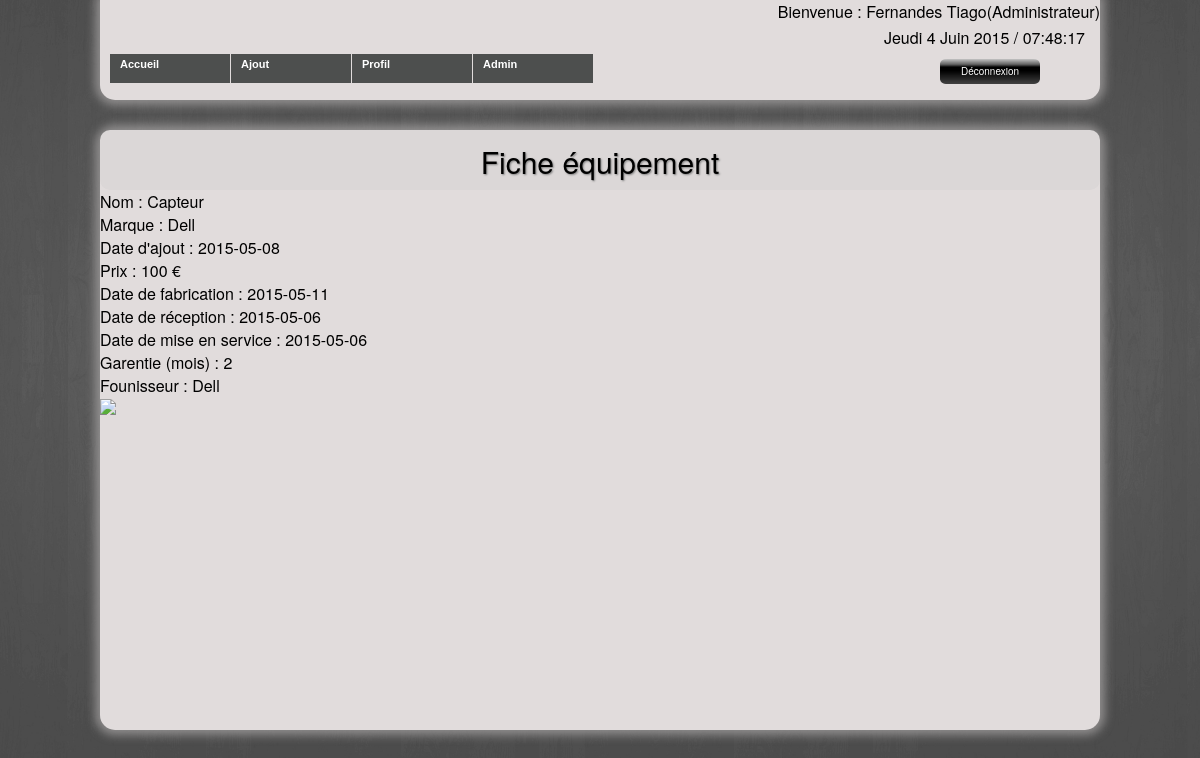
Screenshot of /Site/equipement.php?idEquipement=2 (signed in) with the database file from the repository.
### tables this page shows
CREATE TABLE IF NOT EXISTS `equipement` (
  `idEquipement` int(11) NOT NULL AUTO_INCREMENT,
  `nomEquipement` varchar(45) DEFAULT NULL,
  `idFournisseur` int(11) NOT NULL,
  `prix` double DEFAULT NULL,
  `marque` varchar(45) DEFAULT NULL,
  `dateAjout` date DEFAULT NULL,
  `dateFabrication` date DEFAULT NULL,
  `dateReception` date DEFAULT NULL,
  `dateMiseService` date DEFAULT NULL,
  `garantie` int(11) DEFAULT NULL,
  PRIMARY KEY (`idEquipement`,`idFournisseur`),
  KEY `fk_Equipement_Fournisseur1_idx` (`idFournisseur`)
);

CREATE TABLE IF NOT EXISTS `fournisseur` (
  `idFournisseur` int(11) NOT NULL AUTO_INCREMENT,
  `nomFournisseur` varchar(45) DEFAULT NULL,
  `pays` varchar(45) DEFAULT NULL,
  `cp` int(11) DEFAULT NULL,
  `ville` varchar(45) DEFAULT NULL,
  `adresse` varchar(45) DEFAULT NULL,
  `telephone` tinytext,
  `email` varchar(45) DEFAULT NULL,
  PRIMARY KEY (`idFournisseur`)
);

### Site/equipement.php (the view, shortened to what this page needs)
<?php
    require_once('fonctions.php');
    $idEquipement=$_GET['idEquipement']
?>
<!doctype html>
<html lang="fr">
   <head>
    <link rel="stylesheet" type="text/css" href="style.css">
    </head>
    <body>
        <?php require_once('entete.php'); ?>
            <div id ="contenu">
                <div id="banniere">Fiche équipement</div>
                    <?php
                        $resultats=$pdo->query("SELECT nomEquipement FROM equipement WHERE idEquipement='$idEquipement'");
                        $resultats->setFetchMode(PDO::FETCH_OBJ);
                        while( $resultat = $resultats->fetch() )
                        {
                            echo 'Nom : '.$resultat->nomEquipement.'<br>';
                        }
                    ?>
                    <?php
                        $resultats=$pdo->query("SELECT marque FROM equipement WHERE idEquipement='$idEquipement'");
                        $resultats->setFetchMode(PDO::FETCH_OBJ);
                        while( $resultat = $resultats->fetch() )
                        {
                            echo 'Marque : '.$resultat->marque.'<br>';
                        }
                    ?>
                    <?php
                        $resultats=$pdo->query("SELECT dateAjout FROM equipement WHERE idEquipement='$idEquipement'");
                        $resultats->setFetchMode(PDO::FETCH_OBJ);
                        while( $resultat = $resultats->fetch() )
                        {
                            echo "Date d'ajout : ".$resultat->dateAjout."<br>";
                        }
                    ?>
                    <?php
                        $resultats=$pdo->query("SELECT prix FROM equipement WHERE idEquipement='$idEquipement'");
                        $resultats->setFetchMode(PDO::FETCH_OBJ);
                        while( $resultat = $resultats->fetch() )
                        {
                            echo 'Prix : '.$resultat->prix.' €<br>';
                        }
                    ?>
                    <?php
                        $resultats=$pdo->query("SELECT dateFabrication FROM equipement WHERE idEquipement='$idEquipement'");
                        $resultats->setFetchMode(PDO::FETCH_OBJ);
                        while( $resultat = $resultats->fetch() )
                        {
                            echo 'Date de fabrication : '.$resultat->dateFabrication.'<br>';
                        }
                    ?>
                    <?php
                        $resultats=$pdo->query("SELECT dateReception FROM equipement WHERE idEquipement='$idEquipement'");
                        $resultats->setFetchMode(PDO::FETCH_OBJ);
                        while( $resultat = $resultats->fetch() )
                        {
                            echo 'Date de réception : '.$resultat->dateReception.'<br>';
                        }
                    ?>
                    <?php
                        $resultats=$pdo->query("SELECT dateMiseService FROM equipement WHERE idEquipement='$idEquipement'");
                        $resultats->setFetchMode(PDO::FETCH_OBJ);
                        while( $resultat = $resultats->fetch() )
                        {
                            echo 'Date de mise en service : '.$resultat->dateMiseService.'<br>';
                        }
                    ?>
                    <?php
                        $resultats=$pdo->query("SELECT garantie FROM equipement WHERE idEquipement='$idEquipement'");
                        $resultats->setFetchMode(PDO::FETCH_OBJ);
                        while( $resultat = $resultats->fetch() )
                        {
                            echo 'Garentie (mois) : '.$resultat->garantie.'<br>';
                        }
                    ?>
                    <?php
                        $resultats=$pdo->query("SELECT `nomFournisseur` FROM `equipement`, `fournisseur` WHERE `equipement`.`idFournisseur`=`fournisseur`.`idFournisseur` AND `idEquipement`='$idEquipement'");
                        $resultats->setFetchMode(PDO::FETCH_OBJ);
                        while( $resultat = $resultats->fetch() )
                        {
                            echo 'Founisseur : '.$resultat->nomFournisseur.'<br>';
                        }
                    ?>
                <img src="http://chart.apis.google.com/chart?cht=qr&chs=100x100&chl=http://localhost/BDD/Site/equipement.php?idEquipement=<?= $idEquipement ?>">
            </div>
    </body>
</html>

### Site/style.css (style rules this page uses)
html { background: url(image/bg.jpg) no-repeat center fixed; background-size: cover; font-family: "Helvetica Neue", Helvetica, arial, sans-serif; }
#contenu { border-radius:15px; width: 1000px; height: 600px; background-color: #E1DCDC; margin-left: auto; margin-right: auto; margin-top: 30px; box-shadow: 0px 0px 10px 5px rgba(164, 162, 162, 0.75); -moz-box-shadow: 0px 0px 10px 5px rgba(164, 162, 162, 0.75); -webkit-box-shadow: 0px 0px 10px 5px rgba(164, 162, 162, 0.75); }
#banniere { border-radius:10px; width: 1000px; height: 50px; background-color: #DBD7D7; font-size: 30px; text-shadow:1px 1px 2px gray; text-align: center; padding-top: 10px; }
body { height: auto; }

### rows the page displays
equipement: nomEquipement "Capteur", marque "Dell", dateAjout "2015-05-08", prix "100", dateFabrication "2015-05-11", dateReception "2015-05-06", dateMiseService "2015-05-06", garantie "2"
fournisseur: nomFournisseur "Dell"

### other values shown
$_SESSION['nom'] "Fernandes"
$_SESSION['prenom'] "Tiago"
$_SESSION['role'] "Administrateur"
